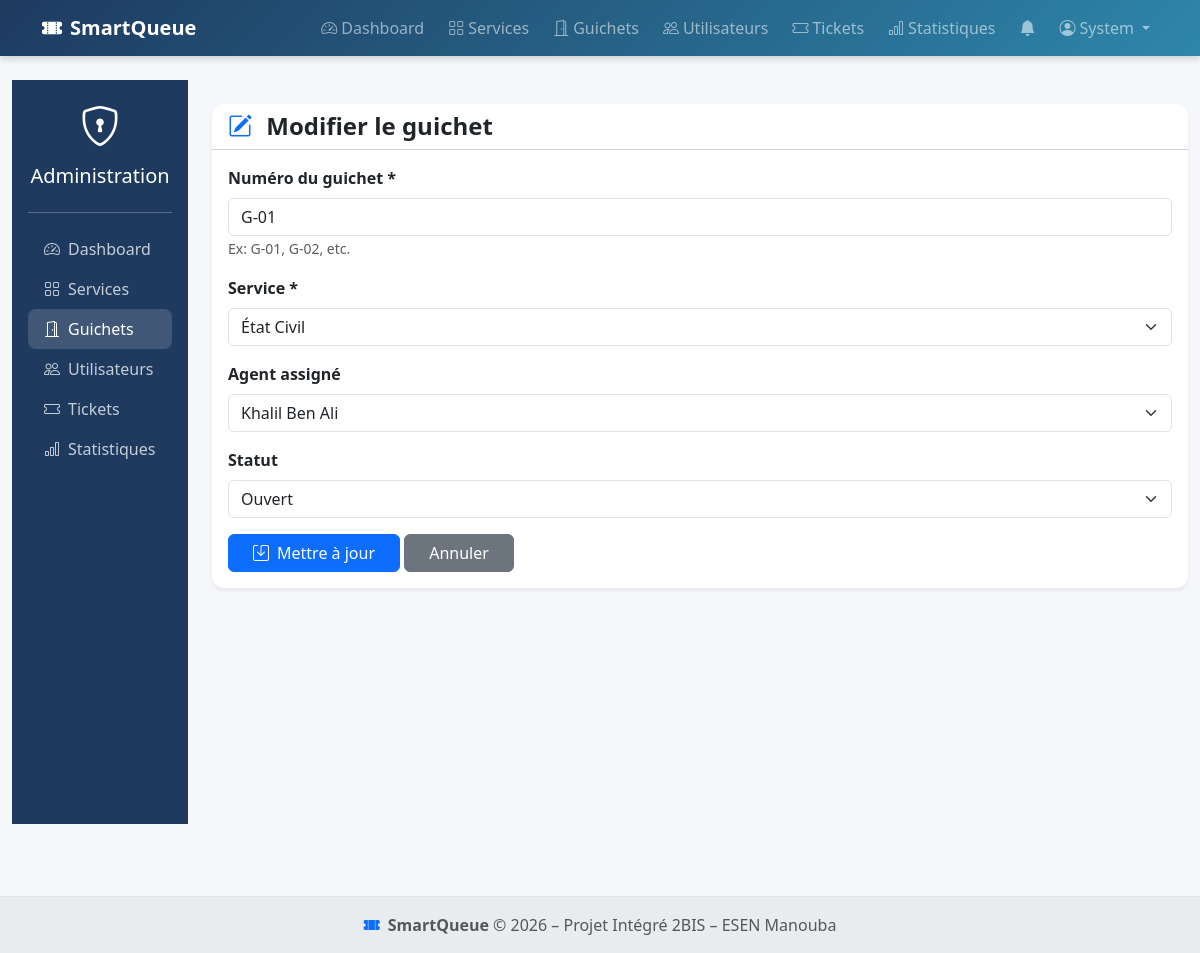
Screenshot of /admin/guichet_edit.php?id=1 (signed in) with the database file from the repository.
### tables this page shows
CREATE TABLE `guichets` (
  `id`         INT AUTO_INCREMENT PRIMARY KEY,
  `numero`     VARCHAR(20) NOT NULL,
  `service_id` INT NOT NULL,
  `agent_id`   INT DEFAULT NULL,
  `statut`     ENUM('ouvert','ferme','pause') NOT NULL DEFAULT 'ferme',
  `created_at` DATETIME DEFAULT CURRENT_TIMESTAMP,
  FOREIGN KEY (`service_id`) REFERENCES `services`(`id`) ON DELETE CASCADE,
  FOREIGN KEY (`agent_id`)   REFERENCES `utilisateurs`(`id`) ON DELETE SET NULL
);

CREATE TABLE `services` (
  `id`           INT AUTO_INCREMENT PRIMARY KEY,
  `nom`          VARCHAR(150) NOT NULL,
  `description`  TEXT,
  `capacite_max` INT NOT NULL DEFAULT 50,
  `duree_moy`    INT NOT NULL DEFAULT 10  COMMENT 'Durée moyenne en minutes',
  `est_actif`    TINYINT(1) NOT NULL DEFAULT 1,
  `created_at`   DATETIME DEFAULT CURRENT_TIMESTAMP
);

CREATE TABLE `utilisateurs` (
  `id`         INT AUTO_INCREMENT PRIMARY KEY,
  `nom`        VARCHAR(100) NOT NULL,
  `prenom`     VARCHAR(100) NOT NULL,
  `email`      VARCHAR(150) NOT NULL UNIQUE,
  `telephone`  VARCHAR(20)  DEFAULT NULL,
  `mot_de_passe` VARCHAR(255) NOT NULL,
  `role`       ENUM('citoyen','agent','admin') NOT NULL DEFAULT 'citoyen',
  `created_at` DATETIME DEFAULT CURRENT_TIMESTAMP
);

### admin/guichet_edit.php (the view, shortened to what this page needs)
<?php
require_once '../config/connexion.php';
$id = $_GET['id'] ?? 0;
$isEdit = $id > 0;
if ($isEdit) {
    $stmt = $conn->prepare("SELECT * FROM guichets WHERE id = ?");
    $stmt->execute([$id]);
    $guichet = $stmt->fetch();
}
$services = $conn->query("SELECT id, nom FROM services WHERE est_actif = 1 ORDER BY nom")->fetchAll();
$agents = $conn->query("SELECT id, prenom, nom FROM utilisateurs WHERE role = 'agent' ORDER BY prenom")->fetchAll();
?>
<?php include '../layout/header.php'; ?>
<div class="container-fluid">
    <div class="row">
        <div class="col-md-3 col-lg-2">
            <div class="sq-sidebar p-3">
                <?php include 'sidebar.php'; ?>
            </div>
        </div>
        <div class="col-md-9 col-lg-10 py-4">
            <div class="card border-0 shadow-sm">
                <div class="card-header bg-white">
                    <h4 class="fw-bold mb-0">
                        <i class="bi <?= $isEdit ? 'bi-pencil-square' : 'bi-plus-circle' ?> text-primary me-2"></i>
                        <?= $isEdit ? 'Modifier le guichet' : 'Nouveau guichet' ?>
                    </h4>
                </div>
                <div class="card-body">
                    <form method="POST">
                        <div class="mb-3">
                            <label for="numero" class="form-label fw-bold">Numéro du guichet *</label>
                            <input type="text" class="form-control" id="numero" name="numero"
                                   value="<?= htmlspecialchars($guichet['numero'] ?? '') ?>" required>
                            <small class="text-muted">Ex: G-01, G-02, etc.</small>
                        </div>
                        <div class="mb-3">
                            <label for="service_id" class="form-label fw-bold">Service *</label>
                            <select class="form-select" id="service_id" name="service_id" required>
                                <?php foreach ($services as $service): ?>
                                    <option value="<?= $service['id'] ?>"
                                        <?= isset($guichet['service_id']) && $guichet['service_id'] == $service['id'] ? 'selected' : '' ?>>
                                        <?= htmlspecialchars($service['nom']) ?>
                                    </option>
                                <?php endforeach; ?>
                            </select>
                        </div>
                        <div class="mb-3">
                            <label for="agent_id" class="form-label fw-bold">Agent assigné</label>
                            <select class="form-select" id="agent_id" name="agent_id">
                                <?php foreach ($agents as $agent): ?>
                                    <option value="<?= $agent['id'] ?>"
                                        <?= isset($guichet['agent_id']) && $guichet['agent_id'] == $agent['id'] ? 'selected' : '' ?>>
                                        <?= htmlspecialchars($agent['prenom'] . ' ' . $agent['nom']) ?>
                                    </option>
                                <?php endforeach; ?>
                            </select>
                        </div>
                        <div class="mb-3">
                            <label for="statut" class="form-label fw-bold">Statut</label>
                            <select class="form-select" id="statut" name="statut">
                                <option value="ouvert" <?= isset($guichet['statut']) && $guichet['statut'] === 'ouvert' ? 'selected' : '' ?>>Ouvert</option>
                            </select>
                        </div>
                        <button type="submit" class="btn btn-primary px-4">
                            <i class="bi bi-save me-2"></i><?= $isEdit ? 'Mettre à jour' : 'Créer' ?>
                        </button>
                        <a href="guichets.php" class="btn btn-secondary px-4">Annuler</a>
                    </form>
                </div>
            </div>
        </div>
    </div>
</div>
<?php include '../layout/footer.php'; ?>

### style.css (style rules this page uses)
:root { --sq-primary: #1E3A5F; --sq-accent: #2E86AB; --sq-light: #E8F4F8; --sq-success: #198754; --sq-warning: #ffc107; --sq-danger: #dc3545; --sq-transition: .3s ease; }
body { background-color: #f5f7fa; font-family: 'Segoe UI', system-ui, sans-serif; min-height: 100vh; display: flex; flex-direction: column; }
.card { border: none; box-shadow: 0 2px 8px rgba(0,0,0,.08); border-radius: .75rem; transition: box-shadow var(--sq-transition), transform var(--sq-transition); }
.card-header { border-radius: .75rem .75rem 0 0 !important; font-weight: 600; }
.sq-sidebar { background: var(--sq-primary); min-height: calc(100vh - 56px); color: #fff; }

### rows the page displays
guichets: numero "G-01", service_id "État Civil", agent_id "Khalil Ben Ali", statut "Ouvert"

### other values shown
$user['prenom'] "System"
